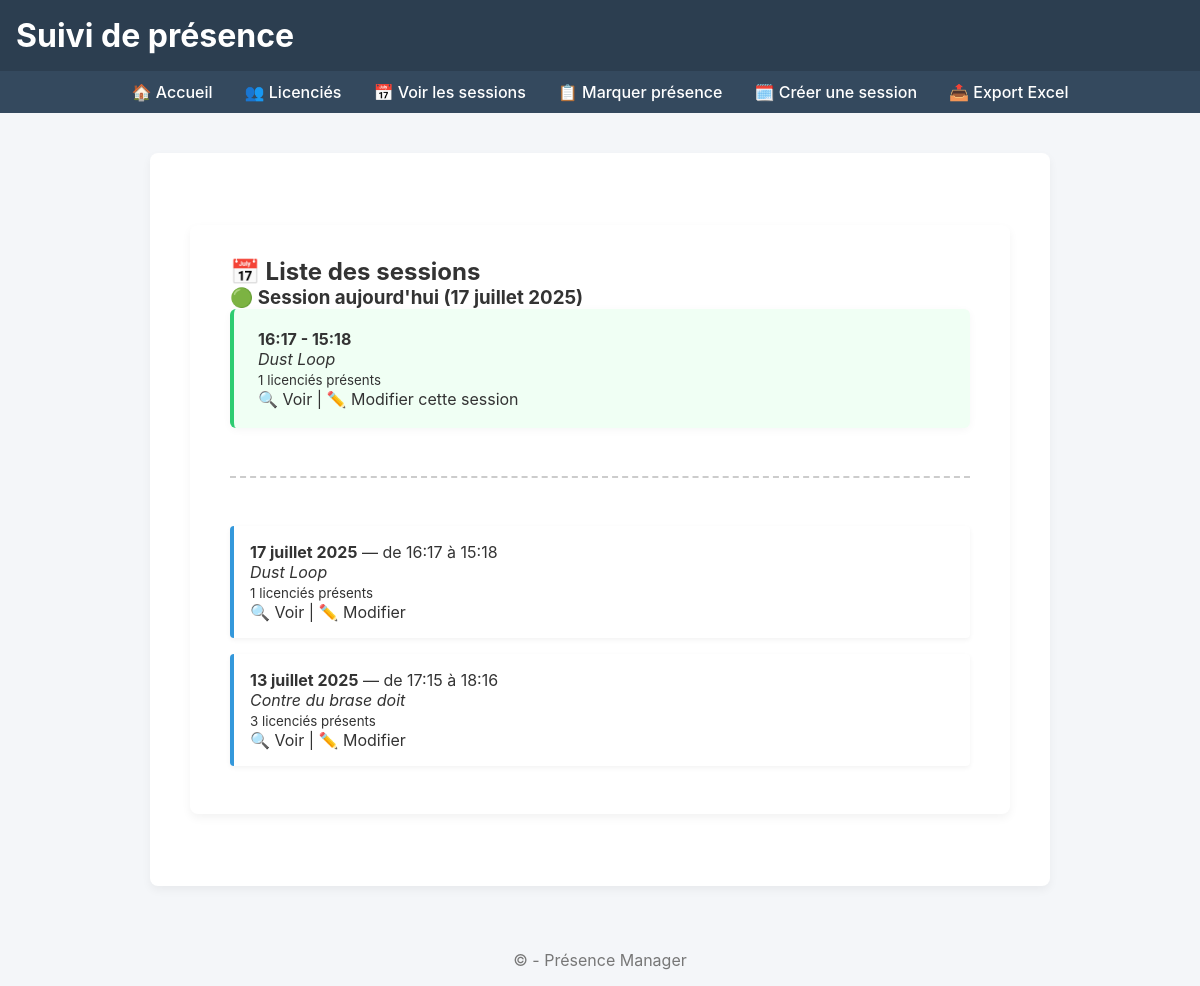
Page /presence/sessions/ on the committed database.
### presence/models.py (models this page shows, shortened)
class Session(models.Model):
    date = models.DateField()
    heure_debut = models.TimeField()
    heure_fin = models.TimeField()
    theme = models.TextField()
    presences = models.ManyToManyField(Licence, blank=True)

### presence/views.py (the view)
# urls.py: path('sessions/', views.liste_sessions, name='liste_sessions'),
def liste_sessions(request):
    today = localdate()
    sessions = Session.objects.all().order_by('-date', '-heure_debut')
    sessions_today = sessions.filter(date=today)
    return render(request, 'presence/liste_sessions.html', {
        'sessions': sessions,
        'today': today,
        'sessions_today': sessions_today,
    })

### presence/templates/presence/liste_sessions.html (shortened to what this page needs)
{% extends "presence/base.html" %}
{% block content %}
<div class="container">
    <h2>📅 Liste des sessions</h2>
    {% if sessions_today %}
        <div class="session-today">
            <h3>🟢 Session aujourd'hui ({{ today }})</h3>
            {% for session in sessions_today %}
                <div class="session-box today-box">
                    <strong>{{ session.heure_debut }} - {{ session.heure_fin }}</strong><br>
                    <em>{{ session.theme|linebreaksbr }}</em><br>
                    <small>{{ session.presences.count }} licenciés présents</small><br>
                    <a href="{% url 'voir_session' session.id %}">🔍 Voir</a> |
                    <a href="{% url 'modifier_session' session.id %}">✏️ Modifier cette session</a>
                </div>
            {% endfor %}
        </div>
    {% else %}
        <p class="no-session-today">❌ Pas de session aujourd'hui.</p>
    {% endif %}
    <hr class="session-separator">
    {% if sessions %}
        <ul class="session-list">
            {% for session in sessions %}
                <li class="session-box">
                    <strong>{{ session.date }}</strong> — de {{ session.heure_debut }} à {{ session.heure_fin }}<br>
                    <em>{{ session.theme|linebreaksbr }}</em><br>
                    <small>{{ session.presences.count }} licenciés présents</small><br>
                    <a href="{% url 'voir_session' session.id %}">🔍 Voir</a> |
                    <a href="{% url 'modifier_session' session.id %}">✏️ Modifier</a>
                </li>
            {% endfor %}
        </ul>
    {% else %}
        <p>Aucune session enregistrée.</p>
    {% endif %}
</div>
{% endblock %}

### presence/static/presence/css/style.css (style rules this page uses)
* { margin: 0; padding: 0; box-sizing: border-box; }
body { font-family: 'Inter', sans-serif; background-color: #f4f6f9; color: #333; }
a { text-decoration: none; color: inherit; transition: color 0.2s ease; }
.container { max-width: 900px; margin: 40px auto; background: white; padding: 2rem 2.5rem; border-radius: 8px; box-shadow: 0 4px 10px rgba(0, 0, 0, 0.05); }
.session-list { list-style: none; padding-left: 0; }
.session-list li { background: #fff; margin-bottom: 1rem; padding: 1rem; border-left: 4px solid #3498db; box-shadow: 0 2px 5px rgba(0, 0, 0, 0.05); border-radius: 4px; }
.session-box { background: #fff; padding: 1.2rem 1.5rem; margin-bottom: 1.5rem; border-radius: 6px; border-left: 4px solid #3498db; box-shadow: 0 2px 8px rgba(0, 0, 0, 0.04); }
.today-box { border-left-color: #2ecc71; background-color: #f0fff4; }
.session-separator { margin: 3rem 0; border: none; border-top: 2px dashed #ccc; }

### rows in the picture
Session: heure_debut "16:17", heure_fin "15:18", theme "Dust Loop", presences.count "1", date "17 juillet 2025"
Session: date "13 juillet 2025", heure_debut "17:15", heure_fin "18:16", theme "Contre du brase doit", presences.count "3"

### other values in the picture
{{ today }} "17 juillet 2025"
